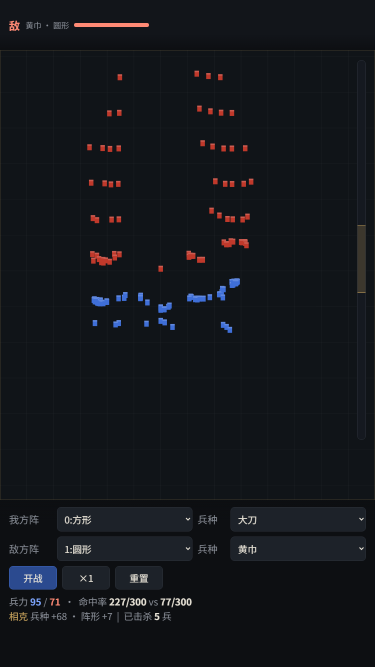
#> input picture project/img/proto_approach.png, 750 x 1334 px (shown at 1/2 size)
$ python cstat.py ../../project/img/proto_approach.png
#> lines starting #> are read from the running program, lines starting #| are printed output that depends on the picture
#!/usr/bin/env python
# -*- coding: utf-8 -*-
"""Color-census for the Cocos render parity work (round 3).

Primary metric = the audit one quoted in the task: number of distinct RGB values
that occur >= 8 times in the screenshot.  Secondary: plain unique-colour count
(what rstat.py / imgstat.py printed in rounds 1-2, kept for continuity).

Sampling follows rstat.py: if the image is bigger than 400k px it is halved with
NEAREST, so 750x1334 -> 375x667.  Both are reported (half = "d2", full = "d1")
so nobody has to guess which one a number came from.

Usage: python cstat.py <img> [<img> ...]
Read-only.
"""
import os
import sys

from PIL import Image

THR = 8


def census(path):
#> called with path = '../../project/img/proto_approach.png'
    im = Image.open(path).convert("RGB")
#> im is the input picture: PIL image 750x1334 RGB; mean R, G, B 19.8, 22.6, 27
    w, h = im.size
#> w = 750; h = 1334
    half = im.resize((w // 2, h // 2), Image.NEAREST) if w * h > 400000 else im
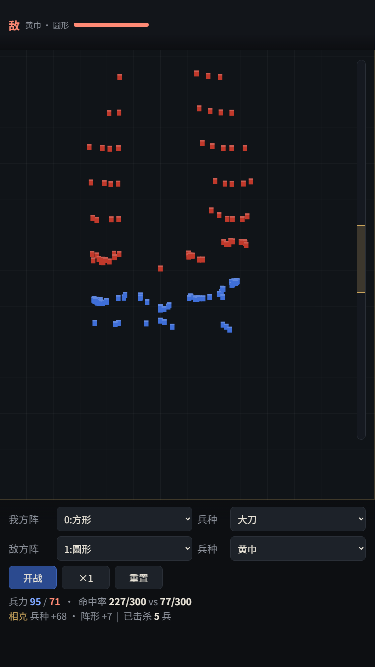
#> half: PIL image 375x667 RGB; mean R, G, B 19.8, 22.5, 27

    def one(img):
        cols = img.getcolors(maxcolors=1 << 24)
#> cols = 2260 items
        if cols is None:
            return -1, -1
        uniq = len(cols)
#> uniq = 2260
        ge = sum(1 for (_n, _c) in cols if _n >= THR)
#> ge = 619
        return uniq, ge

    u1, g1 = one(im)
#> u1 = 2260; g1 = 619
    u2, g2 = one(half)
#> u2 = 1220; g2 = 137
    print(
        "%-28s %4dx%-4d  >=%d: d2=%-6d d1=%-6d | uniq: d2=%-6d d1=%-6d"
        % (os.path.basename(path), w, h, THR, g2, g1, u2, u1)
    )
#| proto_approach.png            750x1334  >=8: d2=137    d1=619    | uniq: d2=1220   d1=2260
    return {"ge8_d2": g2, "ge8_d1": g1, "uniq_d2": u2, "uniq_d1": u1}


if __name__ == "__main__":
    for p in sys.argv[1:]:
        try:
            census(p)
        except Exception as e:  # noqa: BLE001
            print("%s ERR %s" % (p, e))

$ run again, on project/img/proto_magic.png
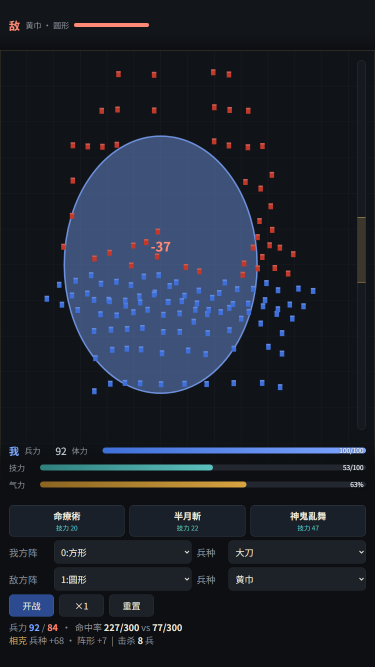
#> input picture project/img/proto_magic.png, 750 x 1334 px (shown at 1/2 size)
#> in census, im is the input picture: PIL image 750x1334 RGB; mean R, G, B 29.3, 35.3, 45.9
#> in census, `half = im.resize((w // 2, h // 2), Image.NEAREST) if w * h > 400000 el..`:
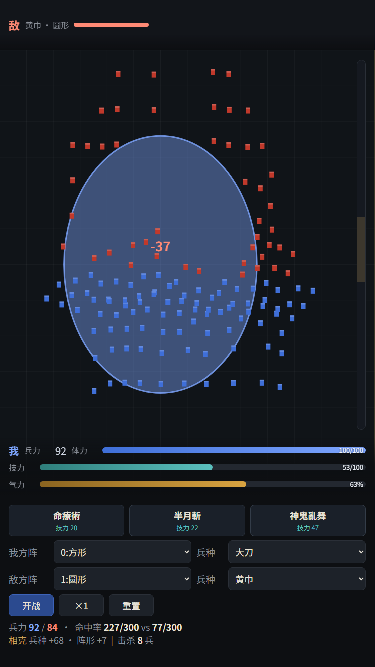
#> half: PIL image 375x667 RGB; mean R, G, B 29.2, 35.1, 45.8
#> cols = 6973 items
#> uniq = 6973
#> ge = 1505
#> u1 = 6973; g1 = 1505
#> u2 = 3286; g2 = 431
#| proto_magic.png               750x1334  >=8: d2=431    d1=1505   | uniq: d2=3286   d1=6973

$ run again, on project/img/proto_melee.png
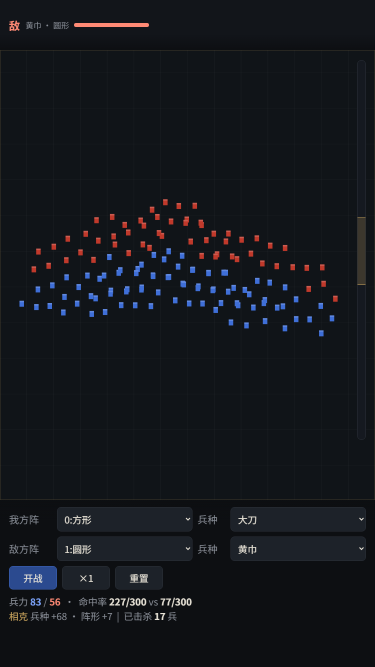
#> input picture project/img/proto_melee.png, 750 x 1334 px (shown at 1/2 size)
#> in census, im is the input picture: PIL image 750x1334 RGB; mean R, G, B 19.9, 23, 27.8
#> in census, `half = im.resize((w // 2, h // 2), Image.NEAREST) if w * h > 400000 el..`:
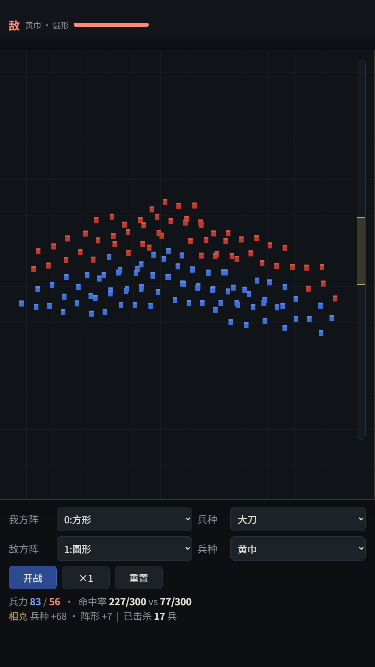
#> half: PIL image 375x667 RGB; mean R, G, B 20, 22.9, 27.8
#> cols = 2442 items
#> uniq = 2442
#> ge = 750
#> u1 = 2442; g1 = 750
#> u2 = 1321; g2 = 154
#| proto_melee.png               750x1334  >=8: d2=154    d1=750    | uniq: d2=1321   d1=2442
